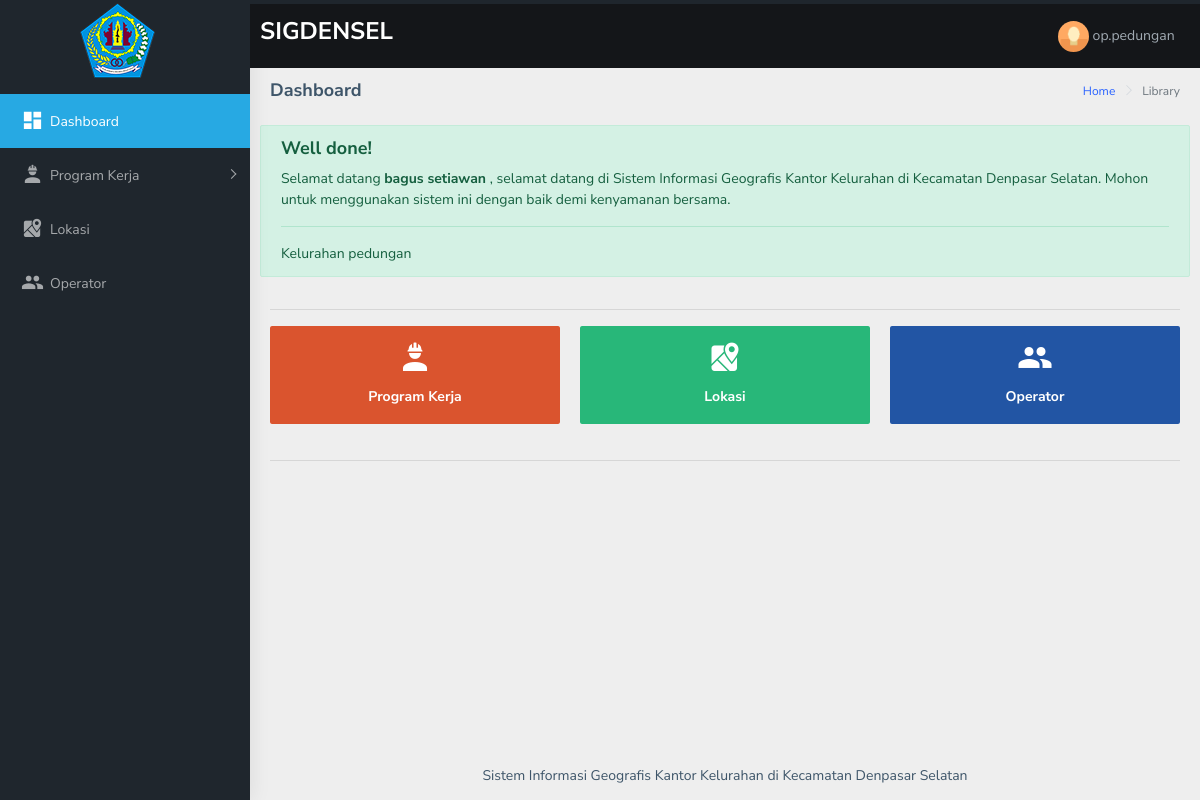
/operator/dashboard.php (signed in), run on the app's committed database.
### tables this page shows
CREATE TABLE `operator` (
  `id_operator` int(11) NOT NULL,
  `id_kelurahan` int(11) NOT NULL,
  `nama` varchar(199) NOT NULL,
  `email` varchar(199) NOT NULL,
  `username` varchar(199) NOT NULL,
  `password` varchar(199) NOT NULL,
  `status` varchar(50) NOT NULL
);

CREATE TABLE `kelurahan` (
  `id_kelurahan` int(11) NOT NULL,
  `nama_kelurahan` varchar(199) NOT NULL,
  `nama_lurah` varchar(199) NOT NULL
);

### operator/dashboard.php (the view, shortened to what this page needs)
<?php
	include 'koneksi.php';
	$id_operator = $_SESSION['id_operator'];
	$query = mysqli_query($koneksi,"SELECT * FROM operator
		LEFT JOIN kelurahan
		ON kelurahan.id_kelurahan = operator.id_kelurahan
		WHERE operator.id_operator = '$id_operator'");
	$row = mysqli_fetch_assoc($query);
?>
<!DOCTYPE html>
<html dir="ltr" lang="en">
<?php include 'top-script.php'; ?>
<body>
    <div id="main-wrapper">
        <?php include 'header.php'; ?>
        <?php include 'navigation.php'; ?>
        <div class="page-wrapper">
             <div class="page-breadcrumb">
                <div class="row">
                    <div class="col-12 d-flex no-block align-items-center">
                        <h4 class="page-title">Dashboard</h4>
                        <div class="ml-auto text-right">
                            <nav aria-label="breadcrumb">
                                <ol class="breadcrumb">
                                    <li class="breadcrumb-item"><a href="#">Home</a></li>
                                    <li class="breadcrumb-item active" aria-current="page">Library</li>
                                </ol>
                            </nav>
                        </div>
                    </div>
                </div>
            </div>
            <div class="container-fluid">
								<div class="row">
									<div class="alert alert-success" role="alert">
										<h4 class="alert-heading">Well done!</h4>
										<p>Selamat datang <b> <?= $row['nama'];?> </b>, selamat datang di Sistem Informasi Geografis Kantor Kelurahan di Kecamatan Denpasar Selatan. Mohon untuk menggunakan sistem ini dengan baik demi kenyamanan bersama.</p>
										<hr>
										<p class="mb-0"><?= $row['nama_kelurahan']; ?></p>
									</div>
								</div>
								<hr>
                <div class="row">
                    <div class="col-md-6 col-lg-4 col-xlg-3">
                        <a href="program-kerja.php">
													<div class="card card-hover">
	                            <div class="box bg-danger text-center">
	                                <h1 class="font-light text-white"><i class="mdi mdi-worker"></i></h1>
	                                <h6 class="text-white">Program Kerja</h6>
	                            </div>
	                        </div>
												</a>
                    </div>
										<div class="col-md-6 col-lg-4 col-xlg-3">
                        <a href="lokasi.php">
													<div class="card card-hover">
	                            <div class="box bg-success text-center">
	                                <h1 class="font-light text-white"><i class="mdi mdi-google-maps"></i></h1>
	                                <h6 class="text-white">Lokasi</h6>
	                            </div>
	                        </div>
												</a>
                    </div>
										<div class="col-md-6 col-lg-4 col-xlg-3">
                        <a href="operator.php">
													<div class="card card-hover">
	                            <div class="box bg-info text-center">
	                                <h1 class="font-light text-white"><i class="mdi mdi-account-multiple"></i></h1>
	                                <h6 class="text-white">Operator</h6>
	                            </div>
	                        </div>
												</a>
                    </div>
                </div>
								<hr>
            </div>
            <footer class="footer text-center" style="margin-top: 25px">
                Sistem Informasi Geografis Kantor Kelurahan di Kecamatan Denpasar Selatan
            </footer>
        </div>
    </div>
</body>
</html>

### data on the page
operator: nama "bagus setiawan", id_kelurahan.nama_kelurahan "Kelurahan pedungan"

### other printed values
$_SESSION['username'] "op.pedungan"
